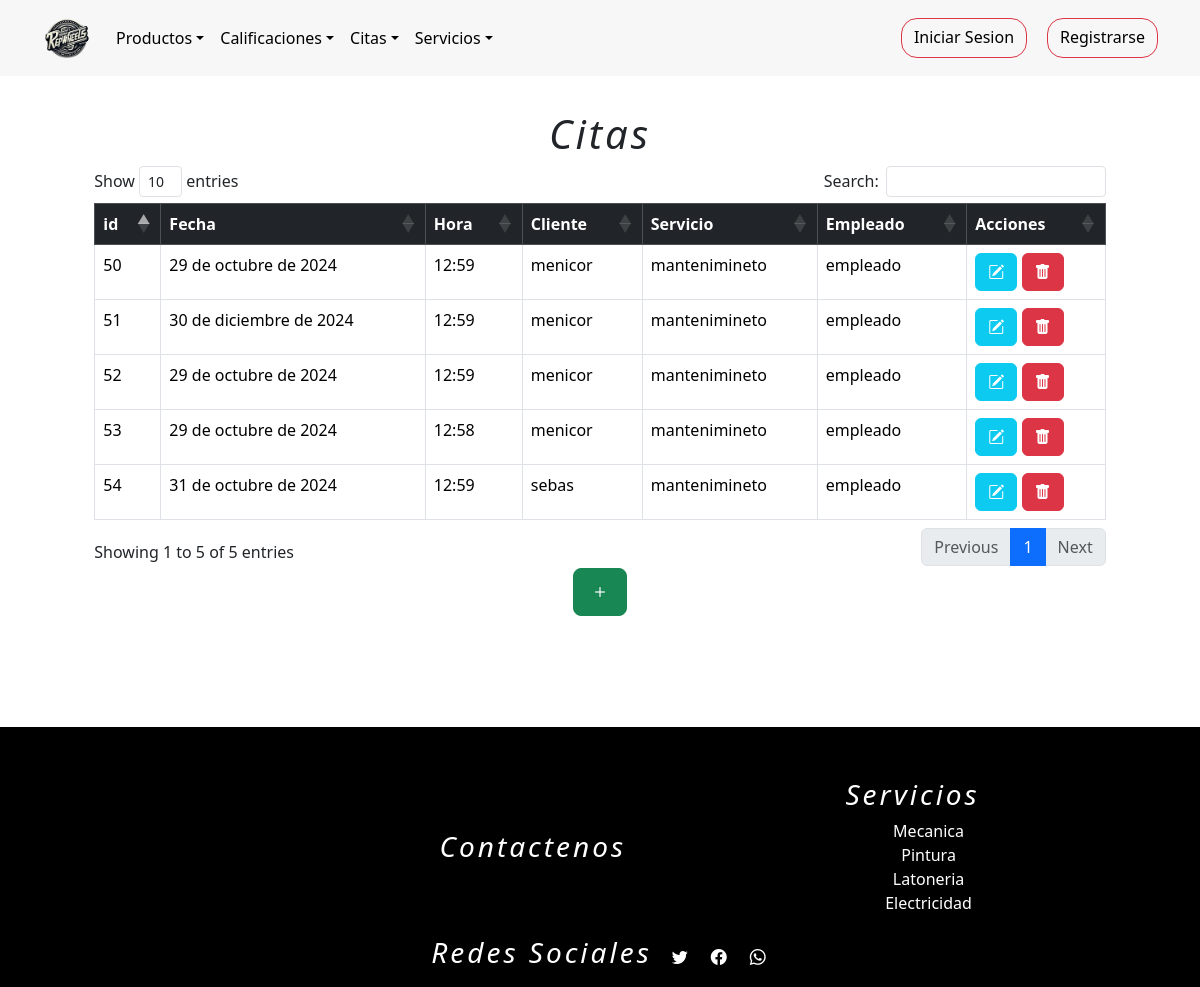
Page /listarCita on the earlier database version.
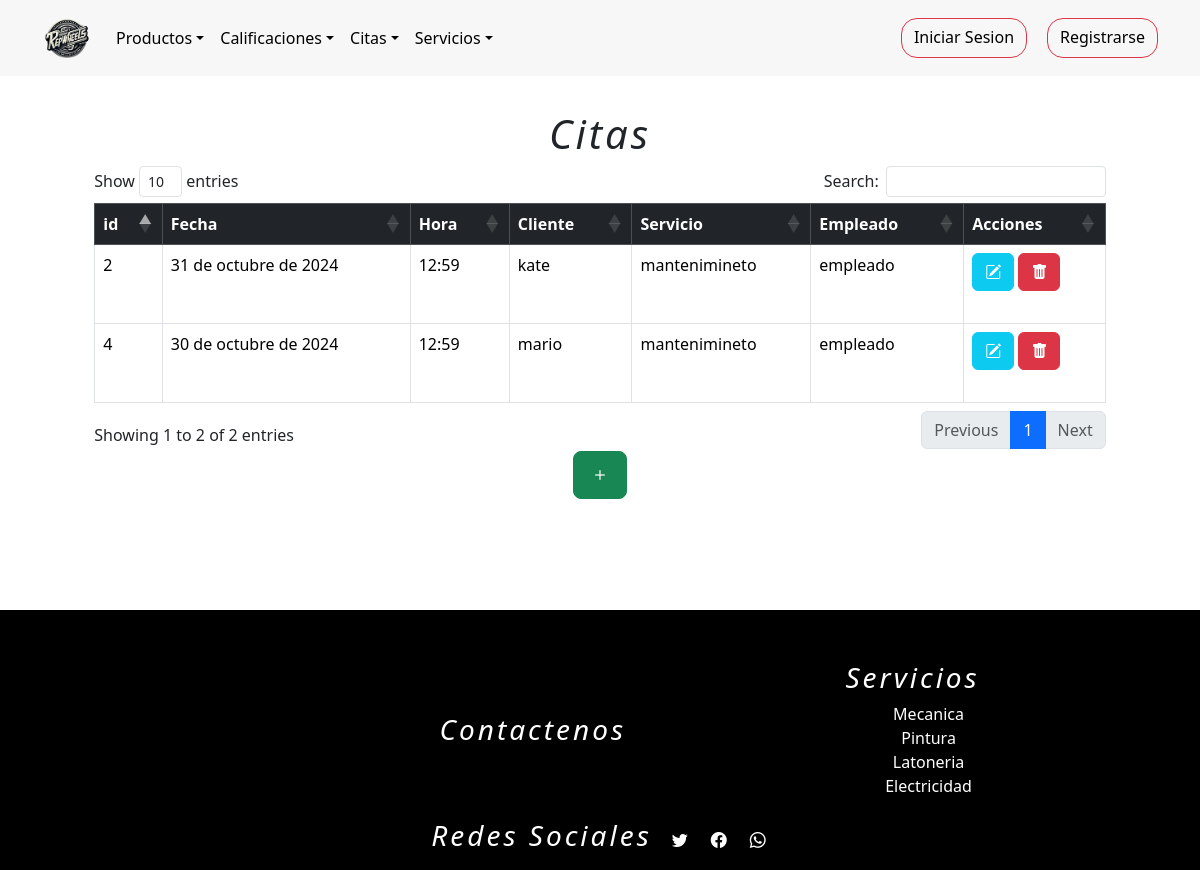
Same page on the later database version.
### tienda/models.py (models this page shows, shortened)
class Citas(models.Model):
    fechaServicio = models.DateField(null=True)
    hora = models.TimeField(null=True)
    hora_fin = models.TimeField()
    cliente = models.ForeignKey(Usuarios,on_delete=models.DO_NOTHING,blank=False,null=True,related_name='cliente')
    servicio = models.ForeignKey(Servicios,on_delete=models.DO_NOTHING,blank=False,null=False)
    empleado = models.ForeignKey(Usuarios, on_delete=models.DO_NOTHING,blank=False,null=True,related_name='empleado')
    estados = (
        (1,"Pendiente"),
        (2,"Cancelado"),
        (3,"Finalizada"),
    )
    estado = models.IntegerField(choices=estados,default=1)
    observacion = models.CharField(max_length=254,null=False,blank=True)

class Usuarios(AbstractUser):
    username = None
    nombre = models.CharField(max_length=254)
    email = models.EmailField(max_length=254, unique=True,blank=False,null=True)
    password = models.CharField(max_length=254,blank=False,null=True)
    foto = models.ImageField(upload_to="media/", default="media/user.png")
    token_recuperar = models.CharField(max_length=254,blank=False,null=False,default=0)
    telefono=models.IntegerField(null=False,blank=True,default='0')
    cargo = models.CharField(max_length=254,null=False)
    direccion=models.CharField(max_length=254)
    cedula=models.IntegerField(blank=True,null=False,default='0')
    ROLES = (
        (1,"administrador"),
        (2,"proveedor"),
        (3,"empleado"),
        (4,"cliente"),
    )
    rol=models.IntegerField(choices=ROLES,default=4)
    n = models.IntegerField(blank=True,null=False,default=0)
    USERNAME_FIELD = "email"
    REQUIRED_FIELDS = ["nombre"]
    objects = CustomUserManager()
    def __str__(self):
        return self.nombre

class Servicios(models.Model):
    nombre=models.CharField(max_length=254)
    descripcion_servicio = models.TextField()
    foto = models.ImageField(upload_to="media/", default="media/servicio.jpg")
    precio = models.IntegerField(null=False,blank=False,default=100000)
    def __str__(self):
        return self.nombre

### tienda/views.py (the view)
# urls.py: path("listarCita", views.listarCita, name="listarCita"),
def listarCita(request):
    q = Citas.objects.all()
    contexto = {"data": q}
    return render(request, "tienda/citas/listarCita.html", contexto)

### tienda/templates/tienda/citas/listarCita.html (shortened to what this page needs)
{% extends 'tienda/base1.html' %}
{% load static %}
{% block contenedor %}
<main>
    <div class="container-fluid m-3" style="padding:1%;">
        <h1>Citas</h1>
            <table class="table table-bordered table-hover" id="tableR">
                <thead class="table-dark">
                    <tr>
                        <th>id</th>
                        <th>Fecha</th>
                        <th>Hora</th>
                        <th>Cliente</th>
                        <th>Servicio</th>
                        <th>Empleado</th>
                        <th>Acciones</th>
                    </tr>
                </thead>
                <tbody>
                    {% for r in data %}
                        <tr>
                            <td>{{ r.id }}</td>
                            <td>{{ r.fechaServicio }}</td>
                            <td>{{ r.hora }}</td>
                            <td>{{ r.cliente }}</td>
                            <td>{{ r.servicio }}</td>
                            <td>{{ r.empleado }}</td>
                            <td>
                                <a class="btn btn-info" href="{% url 'cita_formulario_editar' r.id %}"><i class="bi bi-pencil-square"></i></a>
                                <a class="btn btn-danger" href="javascript:eliminar('{% url 'citaEliminar' r.id %}')"><i class="bi bi-trash-fill"></i></a>
                            </td>
                        </tr>
                    {% endfor %}
                </tbody>
            </table>
            <div style="display: flex; justify-content: center; align-content: center;">
                <a href="{% url 'registrarCitar' %}" class="btn btn-success btn-lg"><i class="bi bi-plus"></i></a>
            </div>
    </div>
</main>
{% endblock %}

Differences in the rows shown:
removed Citas: id "50", fechaServicio "29 de octubre de 2024", hora "12:59", cliente "menicor", servicio "mantenimineto", empleado "empleado"
removed Citas: id "51", fechaServicio "30 de diciembre de 2024", hora "12:59", cliente "menicor", servicio "mantenimineto", empleado "empleado"
removed Citas: id "52", fechaServicio "29 de octubre de 2024", hora "12:59", cliente "menicor", servicio "mantenimineto", empleado "empleado"
removed Citas: id "53", fechaServicio "29 de octubre de 2024", hora "12:58", cliente "menicor", servicio "mantenimineto", empleado "empleado"
removed Citas: id "54", fechaServicio "31 de octubre de 2024", hora "12:59", cliente "sebas", servicio "mantenimineto", empleado "empleado"
added Citas: id "2", fechaServicio "31 de octubre de 2024", hora "12:59", cliente "kate", servicio "mantenimineto", empleado "empleado"
added Citas: id "4", fechaServicio "30 de octubre de 2024", hora "12:59", cliente "mario", servicio "mantenimineto", empleado "empleado"
Other differences:
text written by a page script: "Show entries Search: Showing 1 to 5 of 5 entries Previous 1 Next" → "Show entries Search: Showing 1 to 2 of 2 entries Previous 1 Next"
